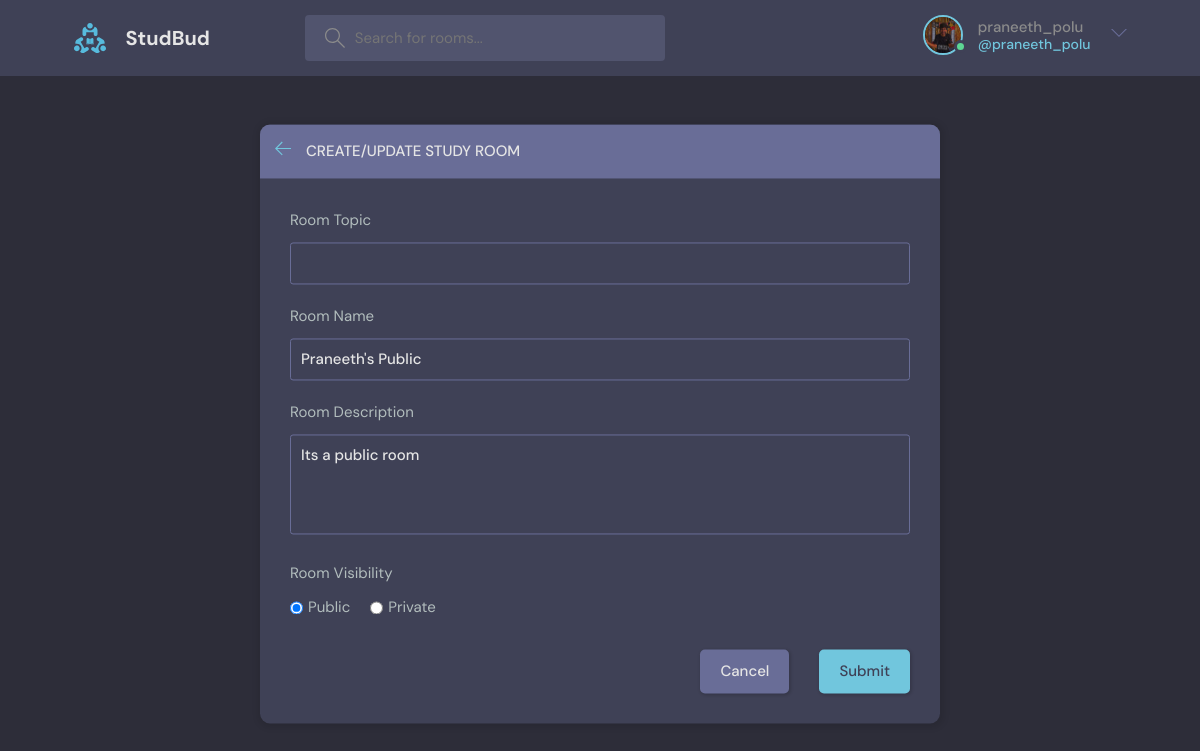
Page /update-room/2 (signed in) on the committed database.
### base/models.py (models this page shows, shortened)
class User(AbstractUser):
    name = models.CharField(max_length = 200, null = True)
    email = models.EmailField(max_length = 200, unique=True, null = True)
    bio = models.TextField(blank = True, null = True)
    avatar= models.ImageField(null = True, default = 'avatar.jpg', upload_to = 'avatar')
    USERNAME_FIELD = 'username'
    REQUIRED_FIELDS = ['email']

class Room(models.Model):
    host = models.ForeignKey(User, on_delete=models.SET_NULL, null=True)
    topic = models.ForeignKey(Topic, on_delete=models.SET_NULL, null=True)
    name = models.CharField(max_length=100)
    description = models.TextField(null=True, blank=True)
    participants = models.ManyToManyField(User, related_name='participants', blank=True)
    updated = models.DateTimeField(auto_now=True)
    created = models.DateTimeField(auto_now_add=True)
    PRIVACY_CHOICES = [
        ('public', 'Public'),
        ('private', 'Private'),
    ]
    privacy = models.CharField(
        max_length=7,
        choices=PRIVACY_CHOICES,
        default='public',
    )
    password = models.CharField(
        max_length=128,  # you can increase this if needed
        null=True,
        blank=True,
        help_text="Password for private rooms"
    )
    class Meta:
        ordering = ['-updated']

### base/views.py (the view, shortened to what this page needs)
# urls.py: path('update-room/<str:pk>', views.update_Room, name='update-room'),
@login_required(login_url='login')
def update_Room(request, pk):
    room = Room.objects.get(id=pk)
    topics = Topic.objects.all()
    if request.user != room.host:
        return HttpResponse('You are not authorized')
    return render(request, 'base/create-room.html', context={'form': RoomForm(instance=room),'topics':topics})

### base/forms.py
class RoomForm(ModelForm):
    privacy = forms.ChoiceField(
        choices=Room.PRIVACY_CHOICES,
        widget=forms.RadioSelect,
        label="Room Visibility"
    )
    class Meta:
        model = Room
        fields = ['topic', 'name', 'description', 'privacy','password']  # explicitly list fields

### base/templates/base/create-room.html (shortened to what this page needs)
{% include 'main.html' %}
<main class="create-room layout">
<div>
    <div class="container">
        <div class="layout__box">
            <div class="layout__boxHeader">
                <div class="layout__boxTitle">
                    <a href="{% url 'home' %}">
                        <svg version="1.1" xmlns="http://www.w3.org/2000/svg" width="32" height="32"
                             viewBox="0 0 32 32">
                            <title>arrow-left</title>
                            <path
                                    d="M13.723 2.286l-13.723 13.714 13.719 13.714 1.616-1.611-10.96-10.96h27.625v-2.286h-27.625l10.965-10.965-1.616-1.607z">
                            </path>
                        </svg>
                    </a>
                    <h3>Create/Update Study Room</h3>
                </div>
            </div>
            <div class="layout__body">
                <form method="post" class="form" action="">
                    <div class="form__group">
                        <label for="room_topic">Room Topic</label>
                        <input required type="text" name="topic" value="{{ room.topic.name }}" list="topic-list">
                    </div>
                    <div class="form__group">
                        <label for="room_name">Room Name</label>
                        {{ form.name }}
                    </div>
                    <div class="form__group">
                        <label for="room_description">Room Description</label>
                        {{ form.description }}
                    </div>
                    <div class="form__group">
                        <label>Room Visibility</label>
                        <div style="display: flex; gap: 20px;">
                            {% for radio in form.privacy %}
                                <label style="display: flex; align-items: center; gap: 5px;">
                                    {{ radio.tag }} {{ radio.choice_label }}
                                </label>
                            {% endfor %}
                        </div>
                    </div>
                    <div class="form__action">
                        <a class="btn btn--dark" href="{% url 'home' %}">Cancel</a>
                        <button class="btn btn--main" type="submit">Submit</button>
                    </div>
                </form>
            </div>
        </div>
    </div>
</div>
</main>

### templates/navbar.html (shortened to what this page needs)
<!DOCTYPE html>
<html lang="en">
<head>
</head>
<body>
{% load static %}
<header class="header header--loggedIn">
    <div class="container">
        <a href="{% url 'home' %}" class="header__logo">
            <img src="{%  static 'images/logo.svg' %}"/>
            <h1>StudBud</h1>
        </a>
        <form class="header__search" method="get" accept-charset="{% url 'home' %}">
            <label>
                <input name="q" placeholder="Search for rooms..."/>
            </label>
        </form>
        <nav class="header__menu">
{% if request.user.is_authenticated %}
            <div class="header__user">
                <a href="{% url 'user_profile' user.id %}">
                    <div class="avatar avatar--medium active">
                        <img src="{{ request.user.avatar.url }}" alt=""/>
                    </div>
                    <p>{{ request.user.username }} <span>@{{ request.user.username }}</span></p>
                </a>
                <button class="dropdown-button">
                    <svg version="1.1" xmlns="http://www.w3.org/2000/svg" width="32" height="32" viewBox="0 0 32 32">
                        <title>chevron-down</title>
                        <path d="M16 21l-13-13h-3l16 16 16-16h-3l-13 13z"></path>
                    </svg>
                </button>
            </div>
    {% else %}
            <a href="{% url 'login' %}">
              <img src="{%  static 'images/avatar.svg'%}" />
              <p>Login</p>
            </a>
            {% endif %}
        </nav>
    </div>
</header>
</body>
</html>

### rows in the picture
User: user.avatar (picture), user.username "praneeth_polu"
Room: name "Praneeth's Public", description "Its a public room"

### other values in the picture
{{ radio.choice_label }} "Public" "Private"
